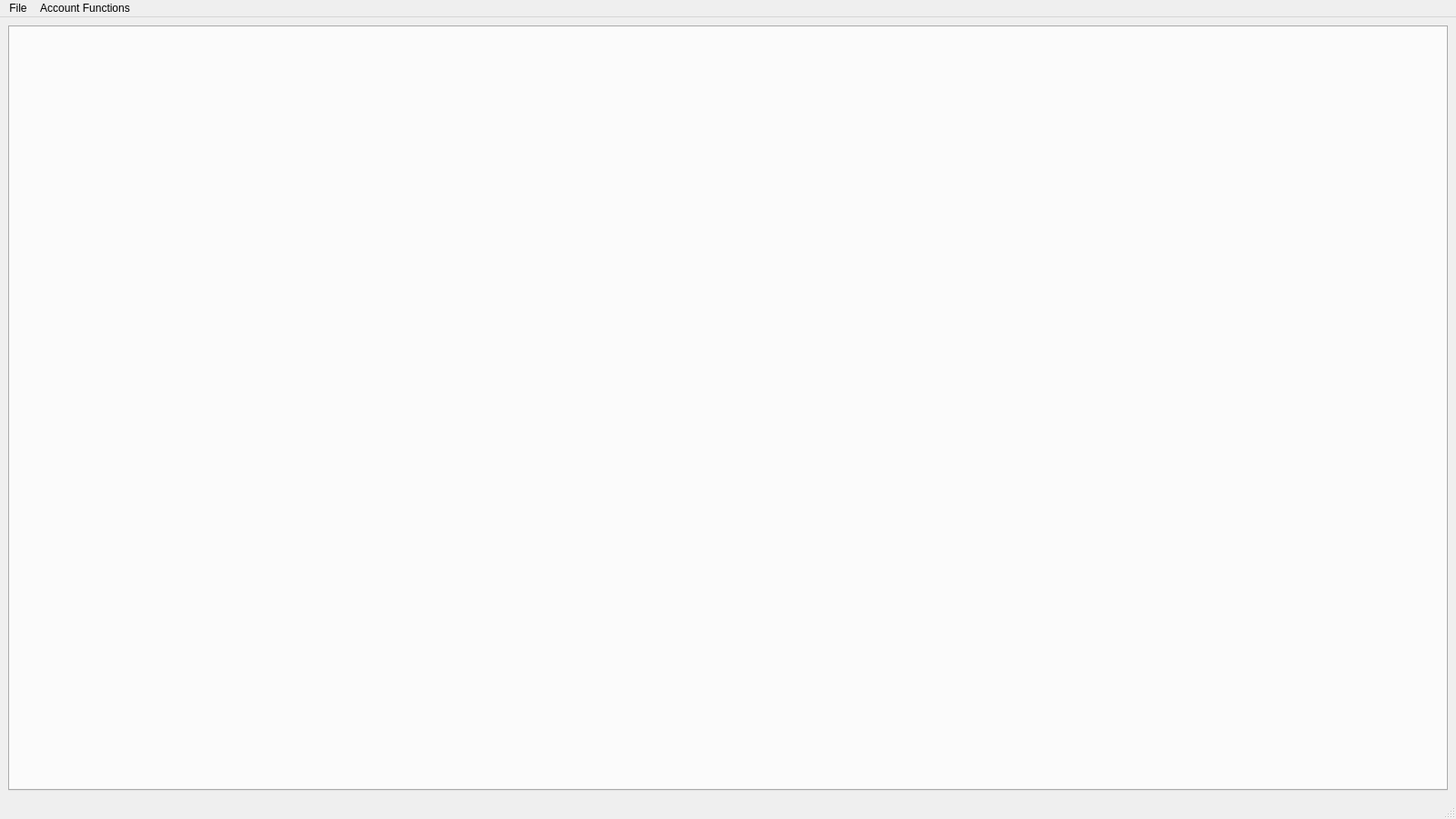
<?xml version="1.0" encoding="UTF-8"?>
<ui version="4.0">
 <class>MainWindow</class>
 <widget class="QMainWindow" name="MainWindow">
  <property name="windowModality">
   <enum>Qt::NonModal</enum>
  </property>
  <property name="geometry">
   <rect>
    <x>0</x>
    <y>0</y>
    <width>1600</width>
    <height>900</height>
   </rect>
  </property>
  <property name="windowTitle">
   <string>MainWindow</string>
  </property>
  <property name="windowIcon">
   <iconset>
    <normaloff>White_Background_Annuity.png</normaloff>White_Background_Annuity.png</iconset>
  </property>
  <widget class="QWidget" name="centralwidget">
   <layout class="QGridLayout" name="gridLayout">
    <item row="0" column="0">
     <widget class="QTabWidget" name="FileList">
      <property name="autoFillBackground">
       <bool>false</bool>
      </property>
      <property name="tabsClosable">
       <bool>false</bool>
      </property>
      <property name="movable">
       <bool>true</bool>
      </property>
     </widget>
    </item>
   </layout>
  </widget>
  <widget class="QMenuBar" name="menubar">
   <property name="geometry">
    <rect>
     <x>0</x>
     <y>0</y>
     <width>1600</width>
     <height>21</height>
    </rect>
   </property>
   <widget class="QMenu" name="menuFile">
    <property name="title">
     <string>File</string>
    </property>
    <addaction name="act_New"/>
    <addaction name="act_Open"/>
    <addaction name="act_Close_Tab"/>
    <addaction name="act_Change_Default_Directory"/>
    <addaction name="act_Exit"/>
   </widget>
   <widget class="QMenu" name="menuTab_Functions">
    <property name="title">
     <string>Account Functions</string>
    </property>
    <widget class="QMenu" name="menuAdd">
     <property name="title">
      <string>Add</string>
     </property>
     <addaction name="act_Add_Account"/>
     <addaction name="act_Add_Entry"/>
    </widget>
    <widget class="QMenu" name="menuRemove">
     <property name="title">
      <string>Remove</string>
     </property>
     <addaction name="act_Remove_Account"/>
     <addaction name="act_Remove_Entry"/>
    </widget>
    <addaction name="act_Refresh_Accounts"/>
    <addaction name="act_Change_Start_Date"/>
    <addaction name="menuAdd"/>
    <addaction name="menuRemove"/>
   </widget>
   <addaction name="menuFile"/>
   <addaction name="menuTab_Functions"/>
  </widget>
  <widget class="QStatusBar" name="statusbar"/>
  <action name="act_New">
   <property name="text">
    <string>New Account Database</string>
   </property>
   <property name="shortcut">
    <string>Ctrl+N</string>
   </property>
  </action>
  <action name="act_Open">
   <property name="text">
    <string>Open Account Database</string>
   </property>
   <property name="shortcut">
    <string>Ctrl+O</string>
   </property>
  </action>
  <action name="act_Close_Tab">
   <property name="text">
    <string>Close Account Database</string>
   </property>
   <property name="shortcut">
    <string>Ctrl+W</string>
   </property>
  </action>
  <action name="act_Exit">
   <property name="text">
    <string>Exit</string>
   </property>
   <property name="shortcut">
    <string>Ctrl+Shift+Q</string>
   </property>
  </action>
  <action name="act_Refresh">
   <property name="text">
    <string>Refresh</string>
   </property>
   <property name="shortcut">
    <string>Ctrl+R</string>
   </property>
  </action>
  <action name="actionClear_History">
   <property name="text">
    <string>Clear History</string>
   </property>
   <property name="shortcut">
    <string>Ctrl+Shift+H</string>
   </property>
  </action>
  <action name="act_Move_Link">
   <property name="text">
    <string>Move Item</string>
   </property>
   <property name="shortcut">
    <string>Ctrl+X</string>
   </property>
  </action>
  <action name="act_Import">
   <property name="text">
    <string>Import</string>
   </property>
  </action>
  <action name="act_Open_Multiple">
   <property name="text">
    <string>Open Multiple</string>
   </property>
   <property name="shortcut">
    <string>Ctrl+Shift+O, Ctrl+S</string>
   </property>
  </action>
  <action name="act_Refresh_Accounts">
   <property name="text">
    <string>Refresh Accounts</string>
   </property>
   <property name="shortcut">
    <string>Ctrl+R, F5</string>
   </property>
  </action>
  <action name="act_Add_Account">
   <property name="text">
    <string>Add Account</string>
   </property>
   <property name="shortcut">
    <string>Ctrl+Shift+A</string>
   </property>
  </action>
  <action name="act_Add_Entry">
   <property name="text">
    <string>Add Entry</string>
   </property>
   <property name="shortcut">
    <string>Ctrl+Shift+E</string>
   </property>
  </action>
  <action name="act_Remove_Account">
   <property name="text">
    <string>Remove Account</string>
   </property>
  </action>
  <action name="act_Remove_Entry">
   <property name="text">
    <string>Remove Entry</string>
   </property>
  </action>
  <action name="actiton_Change_Default_Directory">
   <property name="text">
    <string>Change Default Directory</string>
   </property>
  </action>
  <action name="act_Change_Default_Directory">
   <property name="text">
    <string>Change Default Directory</string>
   </property>
  </action>
  <action name="act_Change_Start_Date">
   <property name="text">
    <string>Change Account Database Start Date</string>
   </property>
  </action>
  <action name="act_Change_Database_Type">
   <property name="text">
    <string>Change Database Type</string>
   </property>
  </action>
 </widget>
 <resources/>
 <connections/>
</ui>
